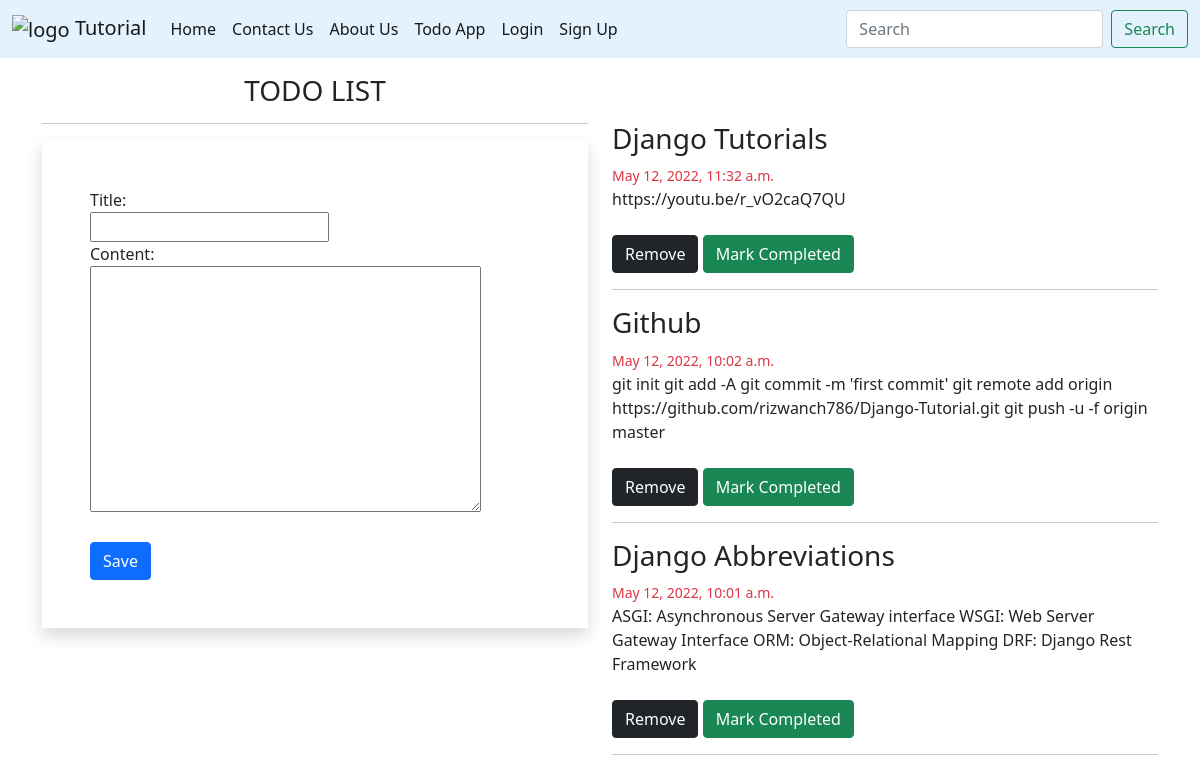
Page /todo/ on the earlier database version.
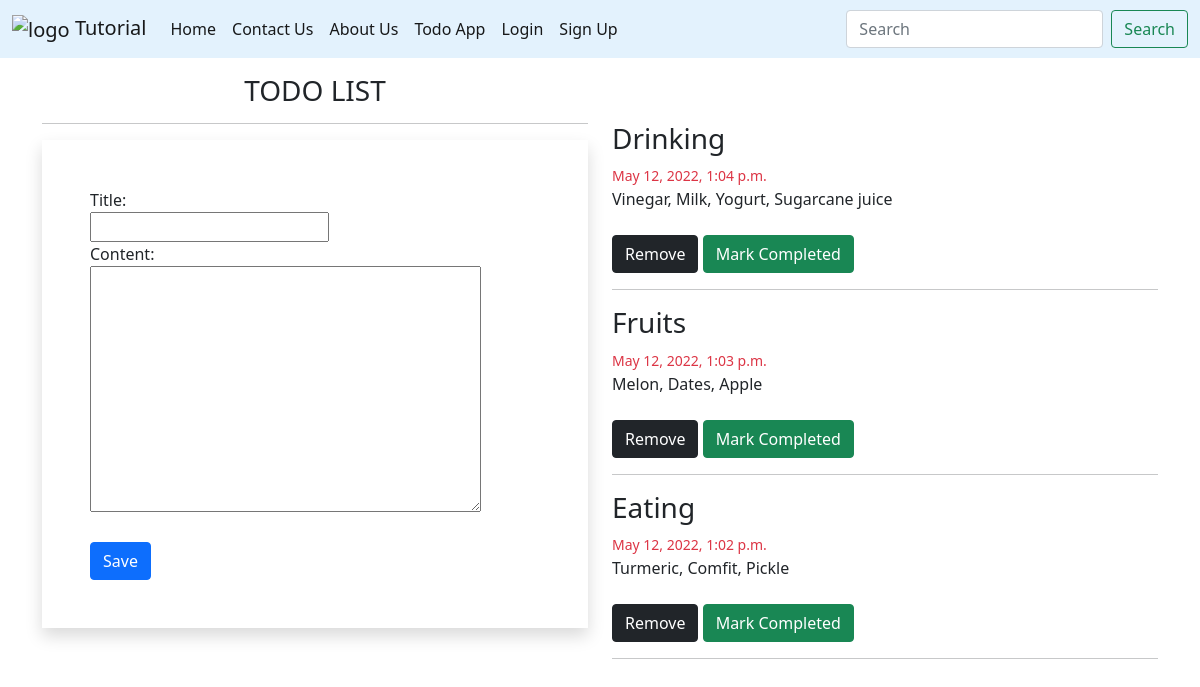
Same page on the later database version.
### tutorial/models.py (models this page shows)
class ToDo(models.Model):
    user = models.ForeignKey(User, on_delete=models.CASCADE, null=True, blank=True)
    title = models.CharField(max_length=30)
    content = models.TextField(max_length=1000)
    published_date = models.DateTimeField(default=timezone.now)
    completed = models.BooleanField(default=False)

### tutorial/views.py (the view)
# urls.py: path('todo/', todo_app, name='todo-app'),
def todo_app(request):
    item_list = ToDo.objects.order_by("-published_date")
    if request.method == 'POST':
        todo_form = TodoForm(request.POST)
        if todo_form.is_valid():
            todo_form.save()
            messages.info(request, "item Saved !!!")
            return redirect('todo-app')
    form = TodoForm()
    return render(request, 'todo.html', {
             "forms" : form,
             "list" : item_list,
             "title" : "TODO LIST",
           })

### tutorial/forms.py
class TodoForm(forms.ModelForm):
    class Meta:
        model = ToDo
        fields = ['title', 'content']

### tutorial/templates/todo.html (shortened to what this page needs)
{% extends 'base.html' %} {% load static %}  {% block content %}
<div class="container">
    <div class="row my-3">
        <div class=" col-sm-6 ">
            <h3 class="text-center">{{title}}</h3>
            <hr>
            <form action="" method="post" novalidate class="shadow p-5">
                {% for fm in forms %}
                <div class="form-group">
                    {{fm.label_tag}}
                    <br>{{fm}}
                    <small class="text-danger">{{fm.errors|striptags}}</small><br>
                </div>
                {% endfor %}
                <input type="submit" value="Save" class="btn btn-primary mt-4"> <br>
            </form>
        </div>
    </div>
    <div class="col-sm-6 my-5" style="float: right;">
        {% for l in list %}
        <h3>{{l.title}}</h3>
        <small class="text-danger">{{l.published_date}}</small><br>
        {% if l.completed %}
            <strike><span>{{l.content}}</span></strike>
        {% else %}
            <span>{{l.content}}</span>
        {% endif %}
        <br><br>
        <a href="{% url 'del-todo' l.id %}"><button type="button" class="btn btn-dark">Remove</button></a>
        <a href="{% url 'mark-completed' l.id %}"><button type="button" class="btn btn-success">Mark Completed</button></a>
        <hr>
        {% endfor %}
    </div>
</div>
{% endblock content %}

### tutorial/templates/base.html (shortened to what this page needs)
<!DOCTYPE html>
<html lang="en">
{% load static %}
<head>
    <link href="https://cdn.jsdelivr.net/npm/bootstrap@5.1.3/dist/css/bootstrap.min.css" rel="stylesheet">
</head>
<body>
    {% include 'navbar.html' %}
    {% block content %}{% endblock content %}
</body><script src="https://cdn.jsdelivr.net/npm/@popperjs/core@2.10.2/dist/umd/popper.min.js"></script>
</html>

### tutorial/templates/navbar.html (shortened to what this page needs)
{% load static %}
<nav class="navbar navbar-expand-lg navbar-light" style="background-color: #e3f2fd;">
    <div class="container-fluid">
      <a class="navbar-brand" href="{% url 'home' %}"> <img src="{% static 'img/logo.png' %}" alt="logo" height="50px" width="50px"/> Tutorial</a>
      <div class="collapse navbar-collapse" id="navbarSupportedContent">
        <ul class="navbar-nav me-auto mb-2 mb-lg-0">
          <li class="nav-item">
            <a class="nav-link active" aria-current="page" href="{% url 'home' %}">Home</a>
          </li>
          <li class="nav-item">
            <a class="nav-link active" href={% url 'contact-us' %}>Contact Us</a>
          </li>
          <li class="nav-item">
            <a class="nav-link active" href = {% url 'about-us' %} >About Us</a>
          </li>
          <li class="nav-item">
            <a class="nav-link active" href = {% url 'todo-app' %} >Todo App</a>
          </li>
          <li class="nav-item">
            <a class="nav-link active" href = {% url 'login' %} >Login</a>
          </li>
          <li class="nav-item">
            <a class="nav-link active" href = {% url 'signup' %} >Sign Up</a>
          </li>
        </ul>
        <form class="d-flex">
          <input class="form-control me-2" type="search" placeholder="Search" aria-label="Search">
          <button class="btn btn-outline-success" type="submit">Search</button>
        </form>
      </div>
    </div>
  </nav>

Differences in the rows shown:
removed ToDo: title "Django Tutorials", published_date "May 12, 2022, 11:32 a.m.", content "https://youtu.be/r_vO2caQ7QU"
removed ToDo: title "Github", published_date "May 12, 2022, 10:02 a.m.", content "git init git add -A git commit -m 'first commit' git remote add origin https://github.com/rizwanch786/Django-Tutorial.git git push -u -f origin master"
removed ToDo: title "Django Abbreviations", published_date "May 12, 2022, 10:01 a.m.", content "ASGI: Asynchronous Server Gateway interface WSGI: Web Server Gateway Interface ORM: Object-Relational Mapping DRF: Django Rest Framework"
added ToDo: title "Drinking", published_date "May 12, 2022, 1:04 p.m.", content "Vinegar, Milk, Yogurt, Sugarcane juice"
added ToDo: title "Fruits", published_date "May 12, 2022, 1:03 p.m.", content "Melon, Dates, Apple"
added ToDo: title "Eating", published_date "May 12, 2022, 1:02 p.m.", content "Turmeric, Comfit, Pickle"
